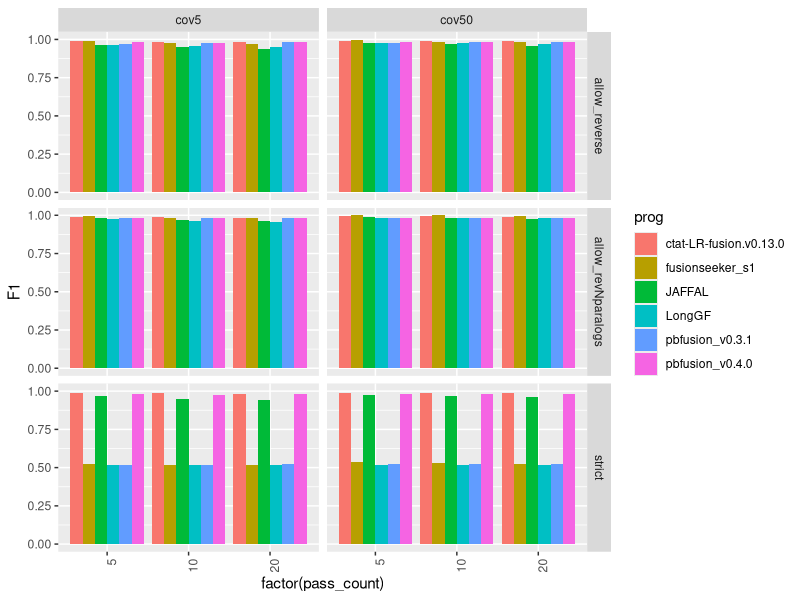
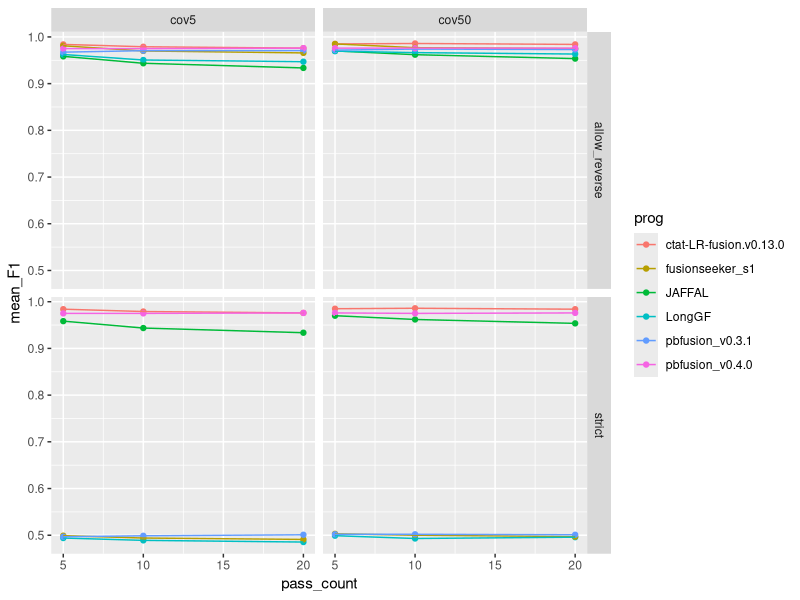
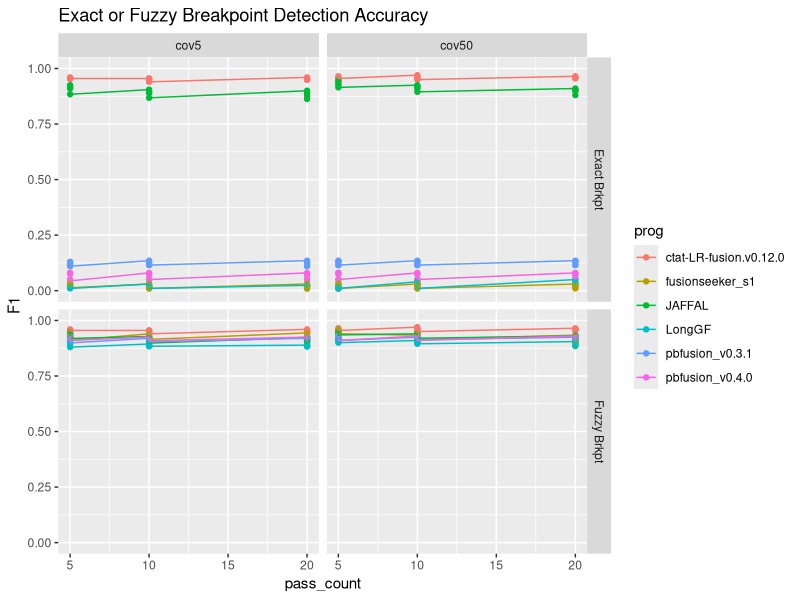
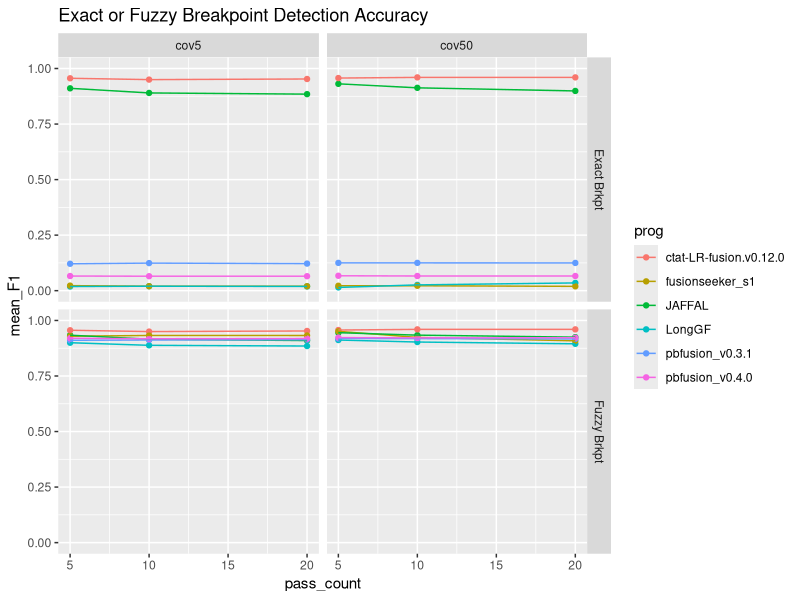
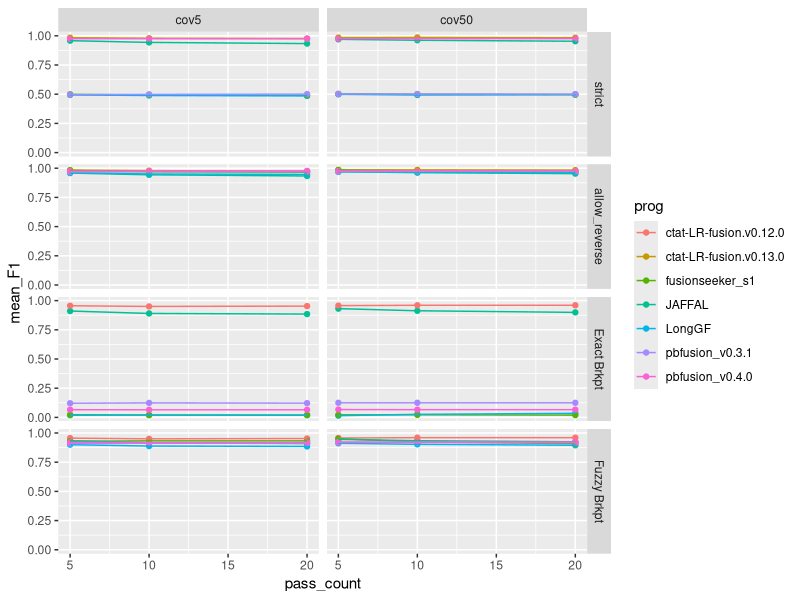
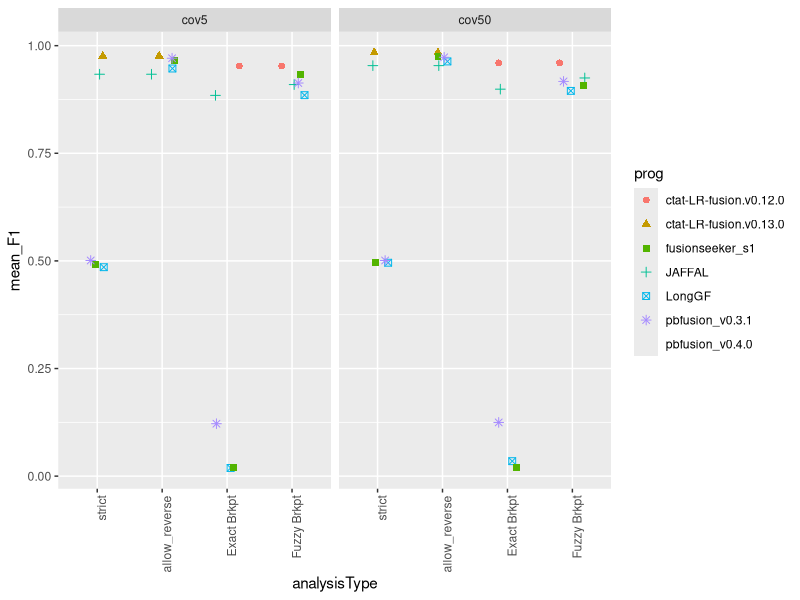
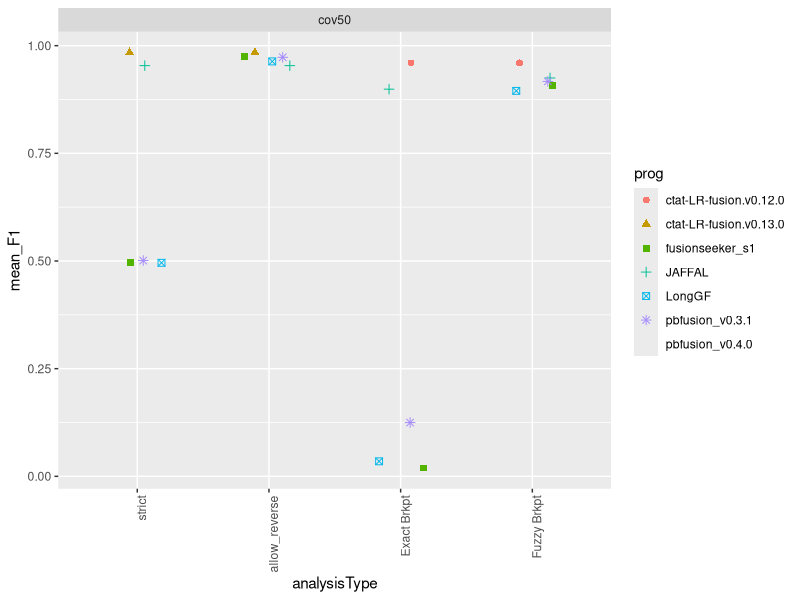

Here is the R script that generated these plots, in order:
## ---- chunk 1
knitr::opts_chunk$set(echo = TRUE)
library(tidyverse)
## ---- chunk 2

max_F1_data = read.table("data/max_F1_summary.tsv", header=T, sep="\t") %>% 
    filter(! grepl("flair", prog)) %>%
 mutate(pass_count = as.numeric(str_replace(pass_count, "pass", ""))) 

## ---- chunk 3

# barplot

p_barplot = max_F1_data %>% ggplot(aes(x=factor(pass_count), y=F1)) +
        geom_bar(stat='identity', position='dodge', aes(fill=prog)) +
        facet_grid(vars(analysisType), vars(coverage_level)) + 
    theme(axis.text.x = element_text(angle = 90, hjust = 1)) 

p_barplot

## ---- chunk 4


mean_samples_F1 = max_F1_data %>% 
    group_by(rep_num, coverage_level, pass_count, prog, analysisType) %>%
    summarize(mean_F1 = mean(F1))


mean_samples_F1 %>%
        filter(analysisType %in% c('strict', 'allow_reverse')) %>%
        ggplot() +
        geom_point(aes(x=pass_count, y=mean_F1, color=prog)) +
        geom_line(aes(x=pass_count, y=mean_F1, group=prog, color=prog)) +
        facet_grid(vars(analysisType), vars(coverage_level))


## ---- chunk 5
breakpoint_data = read.table("data/breakpoint_maxF1_data.tsv", sep="\t", header=T) %>%
    mutate(pass_count = as.numeric(str_replace(pass_count, "pass", ""))) %>%
    filter(prog != 'flairfusion')
    


breakpoint_data$coverage_level = factor(breakpoint_data$coverage_level, levels=c('cov5', 'cov50'))

brkpt_accuracy_plot = breakpoint_data %>% ggplot() +
        geom_point(aes(x=pass_count, y=F1, color=prog)) +
        geom_line(aes(x=pass_count, y=F1, group=prog, color=prog)) +
        facet_grid(vars(analysisType), vars(coverage_level)) +
        ggtitle("Exact or Fuzzy Breakpoint Detection Accuracy") +
        ylim(0,1)



brkpt_accuracy_plot 

## ---- chunk 6

breakpoint_mean_F1_stats = breakpoint_data %>% group_by(coverage_level, pass_count, analysisType, prog) %>% 
    summarize(mean_F1 = mean(F1, na.rm=T))


breakpoint_mean_F1_stats %>% ggplot() +
        geom_point(aes(x=pass_count, y=mean_F1, color=prog)) +
        geom_line(aes(x=pass_count, y=mean_F1, group=prog, color=prog)) +
        facet_grid(vars(analysisType), vars(coverage_level)) +
        ggtitle("Exact or Fuzzy Breakpoint Detection Accuracy") +
        ylim(0,1) 


## ---- chunk 7

combined_results = bind_rows(mean_samples_F1,
                             breakpoint_mean_F1_stats)

combined_results %>% head()



## ---- chunk 8

combined_results %>%
        filter(analysisType != "allow_revNparalogs") %>%
        ggplot() +
        geom_point(aes(x=pass_count, y=mean_F1, color=prog)) +
        geom_line(aes(x=pass_count, y=mean_F1, group=prog, color=prog)) +
        facet_grid(vars(factor(analysisType, levels=c('strict', 'allow_reverse', 'Exact Brkpt', 'Fuzzy Brkpt'))), vars(coverage_level))

## ---- chunk 9

combined_results %>%
        filter(analysisType != "allow_revNparalogs") %>%
        mutate(pass_count = as.numeric(str_replace(pass_count, "pass", ""))) %>%
        filter(pass_count == 20) %>%
        mutate(analysisType = factor(analysisType, 
                            levels=c('strict', 'allow_reverse', 'Exact Brkpt', 'Fuzzy Brkpt') )) %>%
    ggplot() +
    geom_jitter(aes(x=analysisType, y=mean_F1, color=prog, shape=prog), width=0.2, height=0, size=rel(2)) +

    facet_wrap(~coverage_level) +
     theme(axis.text.x = element_text(angle = 90, hjust = 1)) 
    

## ---- chunk 10

# just cov50

combined_results %>%
        filter(coverage_level == 'cov50') %>%
        filter(analysisType != "allow_revNparalogs") %>%
        mutate(pass_count = as.numeric(str_replace(pass_count, "pass", ""))) %>%
        filter(pass_count == 20) %>%
        mutate(analysisType = factor(analysisType, 
                            levels=c('strict', 'allow_reverse', 'Exact Brkpt', 'Fuzzy Brkpt') )) %>%
    ggplot() +
    geom_jitter(aes(x=analysisType, y=mean_F1, color=prog, shape=prog), width=0.2, height=0, size=rel(2)) +

    facet_wrap(~coverage_level) +
     theme(axis.text.x = element_text(angle = 90, hjust = 1)) 
    
    

## ---- chunk 11

write.table(combined_results %>%
        filter(coverage_level == 'cov50') %>%
        filter(analysisType != "allow_revNparalogs") %>%
        mutate(pass_count = as.numeric(str_replace(pass_count, "pass", ""))) %>%
        filter(pass_count == 20) %>%
        mutate(analysisType = factor(analysisType, 
                            levels=c('strict', 'allow_reverse', 'Exact Brkpt', 'Fuzzy Brkpt') )),
    
    file="PacBio_sim.combined_results.tsv", sep="\t", quote=F, row.names=F)


